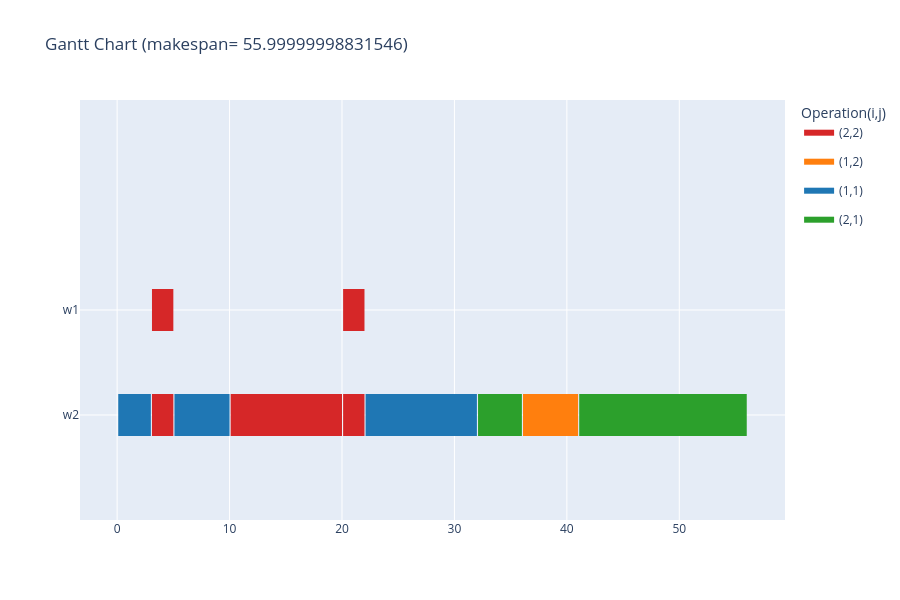

Source (notebook cell):
### Markdown cell above
#### 3.2) Visualisation par opération

### Code cell
df = gantt_chart(s, instance, color=1, render="notebook", save_path="../results/gantt_chart_instance_temp.html")

### Figure 1 — Plotly figure (JSON) as saved in the notebook; plotly's stock layout.template omitted (floating-point values rounded to 4 significant figures)
{"data": [{"fill": "toself", "fillcolor": "rgb(214, 39, 40)", "hoverinfo": "name", "legendgroup": "rgb(214, 39, 40)", "mode": "none", "name": "(2,2)", "showlegend": true, "type": "scatter", "x": [3.1, 5, 5, 3.1, 3.1, 20.1, 22, 22, 20.1, 20.1, 3.1, 5, 5, 3.1, 3.1, 10.1, 20, 20, 10.1, 10.1, 20.1, 22, 22, 20.1], "y": [0.8, 0.8, 1.2, 1.2, null, 0.8, 0.8, 1.2, 1.2, null, -0.2, -0.2, 0.2, 0.2, null, -0.2, -0.2, 0.2, 0.2, null, -0.2, -0.2, 0.2, 0.2]}, {"fill": "toself", "fillcolor": "rgb(255, 127, 14)", "hoverinfo": "name", "legendgroup": "rgb(255, 127, 14)", "mode": "none", "name": "(1,2)", "showlegend": true, "type": "scatter", "x": [36.1, 41, 41, 36.1], "y": [-0.2, -0.2, 0.2, 0.2]}, {"fill": "toself", "fillcolor": "rgb(31, 119, 180)", "hoverinfo": "name", "legendgroup": "rgb(31, 119, 180)", "mode": "none", "name": "(1,1)", "showlegend": true, "type": "scatter", "x": [0.1, 3, 3, 0.1, 0.1, 5.1, 10, 10, 5.1, 5.1, 22.1, 32, 32, 22.1], "y": [-0.2, -0.2, 0.2, 0.2, null, -0.2, -0.2, 0.2, 0.2, null, -0.2, -0.2, 0.2, 0.2]}, {"fill": "toself", "fillcolor": "rgb(44, 160, 44)", "hoverinfo": "name", "legendgroup": "rgb(44, 160, 44)", "mode": "none", "name": "(2,1)", "showlegend": true, "type": "scatter", "x": [32.1, 36, 36, 32.1, 32.1, 41.1, 56, 56, 41.1], "y": [-0.2, -0.2, 0.2, 0.2, null, -0.2, -0.2, 0.2, 0.2]}, {"legendgroup": "rgb(214, 39, 40)", "marker": {"color": "rgb(214, 39, 40)", "opacity": 0, "size": 1}, "mode": "markers", "name": "", "showlegend": false, "text": [null, null, null, null, null, null, null, null, null, null], "type": "scatter", "x": [3.1, 5, 20.1, 22, 3.1, 5, 10.1, 20, 20.1, 22], "y": [1, 1, 1, 1, 0, 0, 0, 0, 0, 0]}, {"legendgroup": "rgb(255, 127, 14)", "marker": {"color": "rgb(255, 127, 14)", "opacity": 0, "size": 1}, "mode": "markers", "name": "", "showlegend": false, "text": [null, null], "type": "scatter", "x": [36.1, 41], "y": [0, 0]}, {"legendgroup": "rgb(31, 119, 180)", "marker": {"color": "rgb(31, 119, 180)", "opacity": 0, "size": 1}, "mode": "markers", "name": "", "showlegend": false, "text": [null, null, null, null, null, null], "type": "scatter", "x": [0.1, 3, 5.1, 10, 22.1, 32], "y": [0, 0, 0, 0, 0, 0]}, {"legendgroup": "rgb(44, 160, 44)", "marker": {"color": "rgb(44, 160, 44)", "opacity": 0, "size": 1}, "mode": "markers", "name": "", "showlegend": false, "text": [null, null, null, null], "type": "scatter", "x": [32.1, 36, 41.1, 56], "y": [0, 0, 0, 0]}], "layout": {"height": 600, "hovermode": "closest", "legend": {"title": {"text": "Operation(i,j)"}}, "showlegend": true, "title": {"text": "Gantt Chart (makespan= 55.99999998831546)"}, "xaxis": {"rangeselector": {"buttons": [{"count": 7, "label": "1w", "step": "day", "stepmode": "backward"}, {"count": 1, "label": "1m", "step": "month", "stepmode": "backward"}, {"count": 6, "label": "6m", "step": "month", "stepmode": "backward"}, {"count": 1, "label": "YTD", "step": "year", "stepmode": "todate"}, {"count": 1, "label": "1y", "step": "year", "stepmode": "backward"}, {"step": "all"}]}, "showgrid": true, "type": "linear", "zeroline": false}, "yaxis": {"autorange": false, "range": [-1, 3], "showgrid": true, "ticktext": ["w2", "w1"], "tickvals": [0, 1], "zeroline": false}}}
